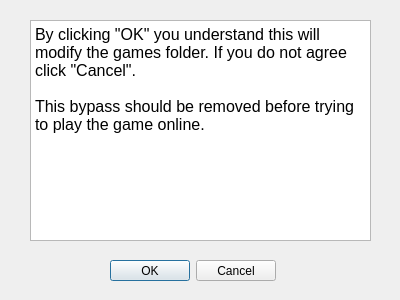
<?xml version="1.0" encoding="UTF-8"?>
<ui version="4.0">
 <class>Confirmation</class>
 <widget class="QDialog" name="Confirmation">
  <property name="geometry">
   <rect>
    <x>0</x>
    <y>0</y>
    <width>400</width>
    <height>300</height>
   </rect>
  </property>
  <property name="windowTitle">
   <string>Dialog</string>
  </property>
  <widget class="QDialogButtonBox" name="buttonBox">
   <property name="geometry">
    <rect>
     <x>110</x>
     <y>260</y>
     <width>166</width>
     <height>21</height>
    </rect>
   </property>
   <property name="standardButtons">
    <set>QDialogButtonBox::Cancel|QDialogButtonBox::Ok</set>
   </property>
  </widget>
  <widget class="QTextBrowser" name="textBrowser">
   <property name="geometry">
    <rect>
     <x>30</x>
     <y>20</y>
     <width>341</width>
     <height>221</height>
    </rect>
   </property>
   <property name="html">
    <string>&lt;!DOCTYPE HTML PUBLIC &quot;-//W3C//DTD HTML 4.0//EN&quot; &quot;http://www.w3.org/TR/REC-html40/strict.dtd&quot;&gt;
&lt;html&gt;&lt;head&gt;&lt;meta name=&quot;qrichtext&quot; content=&quot;1&quot; /&gt;&lt;style type=&quot;text/css&quot;&gt;
p, li { white-space: pre-wrap; }
&lt;/style&gt;&lt;/head&gt;&lt;body style=&quot; font-family:'MS Shell Dlg 2'; font-size:8.25pt; font-weight:400; font-style:normal;&quot;&gt;
&lt;p style=&quot; margin-top:0px; margin-bottom:0px; margin-left:0px; margin-right:0px; -qt-block-indent:0; text-indent:0px;&quot;&gt;&lt;span style=&quot; font-size:12pt;&quot;&gt;By clicking &amp;quot;OK&amp;quot; you understand this will modify the games folder. If you do not agree click &amp;quot;Cancel&amp;quot;. &lt;br /&gt;&lt;br /&gt;This bypass should be removed before trying to play the game online. &lt;/span&gt;&lt;/p&gt;&lt;/body&gt;&lt;/html&gt;</string>
   </property>
  </widget>
 </widget>
 <resources/>
 <connections/>
</ui>
